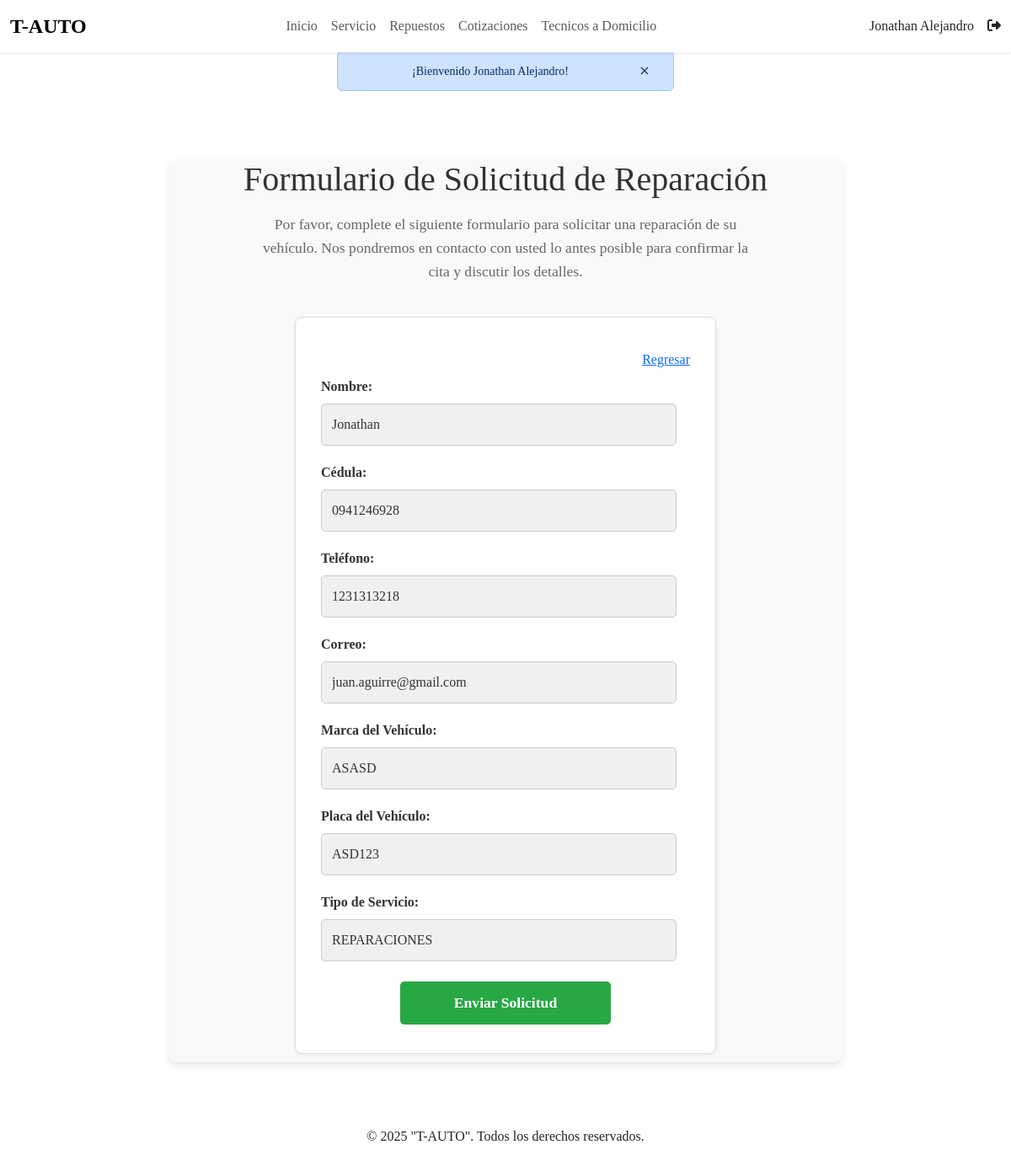
The page /index.php?c=servicios&f=view_edit&id=5 (signed in) on the database its author committed.
### tables this page shows
CREATE TABLE `registroservicio` (
  `id_Registro` int(11) UNSIGNED NOT NULL,
  `nombre` varchar(250) NOT NULL,
  `cedula` varchar(12) NOT NULL,
  `telefono` varchar(12) NOT NULL,
  `correo` varchar(250) NOT NULL,
  `marcaVehiculo` varchar(150) NOT NULL,
  `placaVehiculo` varchar(10) NOT NULL,
  `tipoServicio` enum('MANTENIMIENTO PREVENTIVO','REPARACIONES','SERVICIO TECNICO','') NOT NULL,
  `id_user` int(11) DEFAULT NULL,
  `id_tecnico` int(11) DEFAULT NULL,
  `estado` enum('EN ESPERA','EN PROCESO','TRABAJANDO','TERMINADO') NOT NULL DEFAULT 'EN ESPERA',
  `fechaCreacion` datetime NOT NULL,
  `fechaModificacion` datetime NOT NULL,
  `statusLogical` int(1) NOT NULL DEFAULT 1
);

### controller/ServiciosController.php (called while the page is built, shortened)
<?php
require_once 'model/dao/ServiciosDAO.php';
class ServiciosController
{
    private $model;
public function __construct()
{
    $this->model = new ServiciosDAO();
}
    public function view_edit()
    {
        $id = htmlentities($_GET['id']);
        $serv = $this->model->selectOne($id);
        require_once VSERVICIOS . "formulario.php";
    }
}
?>

### index.php (called while the page is built, shortened)
<?php
$funcion = (!empty($_REQUEST['f'])) ? htmlentities($_REQUEST['f']) : FUNCION_PRINCIPAL;
$cont = new $controlador();
$cont->$funcion();
?>

### config/Conexion.php (called while the page is built)
<?php
class Conexion {
    public static function getConexion() {
        $dsn = 'mysql:host=localhost;port=3306;dbname=' . DBNAME;
        $conexion = null;
        try {
            $conexion = new PDO($dsn, DBUSER, DBPASSWORD);
             $conexion->setAttribute(PDO::ATTR_ERRMODE, PDO::ERRMODE_EXCEPTION);
        } catch (Exception $e) {
            echo $e;
            die("error " . $e->getMessage());
        }
        return $conexion;
    }
}

### model/dao/ServiciosDAO.php (called while the page is built, shortened)
<?php
require_once 'config/Conexion.php';
class ServiciosDAO {
    private $con;
        public function __construct() {
            $this->con = Conexion::getConexion();
        }
    public function selectOne($id){
        try{
           $sql="select * from registroservicio where id_Registro=:id";
           $stmt = $this->con->prepare($sql);
           $stmt->bindParam(":id",$id, PDO::PARAM_INT);
           $stmt->execute();
           $res= $stmt->fetch(PDO::FETCH_ASSOC);
           return $res;
        }catch(PDOEXception $er){
            error_log("Error en selectOne de ServicioDAO ". $er->getMessage());
            return null;
        }
    }
    }
?>

### view/servicios/servicios.formulario.php (the view, shortened to what this page needs)
<div class="container-sm" style="margin-top: 65px;">
  <div class="container-sm" id="form-section">
    <div class="contenedor_solicitud">
      <h2>Formulario de Solicitud de Reparación</h2>
      <p>
        Por favor, complete el siguiente formulario para solicitar una
        reparación de su vehículo. Nos pondremos en contacto con usted lo
        antes posible para confirmar la cita y discutir los detalles.
      </p>
      <?php if(empty($id) || is_null($id)){?>
      <div class="contenedor_formulario">
        <form method="POST" action="index.php?c=servicios&f=newService" class="formulario">
          <input type="hidden" name="id_user" id="id_user" value="<?php echo htmlentities($id_user) ?>" />
          <div class="d-flex justify-content-end">
            <a class="my-2 d-block" href="index.php?c=servicios&f=formSearch">Regresar</a>
          </div>
          <label for="nombre">Nombre:</label>
          <input type="text" id="nombre" name="nombre" placeholder="Nombre" required>
          <label for="cedula">Cédula:</label>
          <input type="text" id="cedula" name="cedula" placeholder="0999999999" required>
          <label for="telefono">Teléfono:</label>
          <input type="text" id="telefono" name="telefono" placeholder="0999999999" required>
          <label for="correo">Correo:</label>
          <input type="email" id="correo" name="correo" placeholder="example@example.com" required>
          <label for="marca">Marca del Vehículo:</label>
          <input type="text" id="marca" name="marcaVehiculo" placeholder="FORD 150" required>
          <label for="placa">Placa del Vehículo:</label>
          <input type="text" id="placa" name="placaVehiculo" placeholder="ABC123" required>
          <label>Tipo de Servicio:</label>
          <select name="tipoServicio">
            <option value="NINGUNA" selected>Ninguna</option>
            <option value="MANTENIMIENTO PREVENTIVO">Mantenimiento Preventivo</option>
            <option value="REPARACIONES">Reparaciones</option>
            <option value="SERVICIO TECNICO">Servicio Técnico</option>
          </select>
          <button type="submit" class="enviar btn btn-primary d-block mx-auto my-1">
            Enviar Solicitud
          </button>
        </form>
      </div>
      <?php }else{?>
        <div class="contenedor_formulario">
        <form method="POST" action="index.php?c=servicios&f=edit" class="formulario">
          <div class="d-flex justify-content-end">
            <a class="my-2 d-block" href="index.php?c=servicios&f=formSearch">Regresar</a>
          </div>
          <label for="nombre">Nombre:</label>
          <input type="text" id="nombre" name="nombre" value="<?php echo $serv["nombre"] ?>"
            placeholder="Nombre" required>
          <label for="cedula">Cédula:</label>
          <input type="text" id="cedula" name="cedula" value="<?php echo $serv["cedula"] ?>"
            placeholder="0999999999" required>
          <label for="telefono">Teléfono:</label>
          <input type="text" id="telefono" name="telefono" value="<?php echo $serv["telefono"] ?>"
            placeholder="0999999999" required>
          <label for="correo">Correo:</label>
          <input type="email" id="correo" name="correo" value="<?php echo $serv["correo"] ?>"
            placeholder="example@example.com" required>
          <label for="marca">Marca del Vehículo:</label>
          <input type="text" id="marca" name="marcaVehiculo" value="<?php echo $serv["marcaVehiculo"] ?>"
            placeholder="FORD 150" required>
          <label for="placa">Placa del Vehículo:</label>
          <input type="text" id="placa" name="placaVehiculo" value="<?php echo $serv["placaVehiculo"] ?>"
            placeholder="ABC123" required>
          <label for="tipoServicio">Tipo de Servicio:</label>
          <input type="text" id="tipoServicio" name="tipoServicio" value="<?php echo $serv["tipoServicio"]?>"
          readonly>
          <button type="submit" class="enviar btn btn-primary d-block mx-auto my-1">
            Enviar Solicitud
          </button>
        </form>
      </div>
       <?php } ?>
    </div>
  </div>
</div>

### assets/css/styles.css (style rules this page uses)
* { margin: 0; padding: 0; box-sizing: border-box; font-family: 'Times New Roman', Times, serif; }
.btn-primary { background-color: #3e6ae1; border: 1px solid #aaa; color: white; margin-right: 20px; }
#form-section { max-width: 800px; margin-top: 10px; margin-bottom: 10px; background-color: #f8f9fa; border-radius: 10px; box-shadow: 0 4px 8px rgba(0, 0, 0, 0.1); text-align: center; }
.contenedor_solicitud { display: flex; flex-direction: column; align-items: center; margin-top: 10px; margin-bottom: 10px; }
.contenedor_solicitud h2 { font-size: 2.5rem; color: #333; margin-bottom: 15px; text-align: center; }
.contenedor_solicitud p { font-size: 1.1rem; color: #666; margin-bottom: 30px; line-height: 1.6; max-width: 600px; text-align: center; }
.contenedor_formulario { width: 100%; max-width: 500px; }
.formulario { text-align: left; padding: 30px; border: 1px solid #ddd; margin-top:10px; margin-bottom:10px; border-radius: 8px; background-color: #fff; box-shadow: 0 2px 5px rgba(0, 0, 0, 0.05); }
.formulario label { display: block; margin-bottom: 8px; font-weight: bold; color: #333; font-size: 1rem; }
.formulario input[type="text"], .formulario input[type="email"] { width: calc(100% - 16px); padding: 12px; margin-bottom: 20px; border-radius: 5px; border: 1px solid #ccc; background-color: #f0f0f0; color: #333; font-size: 1rem; transition: border-color 0.3s ease, box-shadow 0.3s ease; }
.formulario .enviar { background-color: #28a745; color: white; padding: 12px 25px; border: none; border-radius: 5px; font-weight: bold; font-size: 1.1rem; width: 100%; max-width: 250px; display: block; margin: 20px auto 0 auto; cursor: pointer; transition: background-color 0.3s ease, transform 0.2s ease; }
.container-sm { margin-top: 40px; margin-bottom: 60px; }
.btn { padding: 7px 12px; font-size: 0.7 rem; font-weight: 600; border-radius: 6px; cursor: pointer; text-decoration: none; display: inline-flex; align-items: center; gap: 6px; border: none; transition: background-color 0.3s ease, transform 0.2s ease, box-shadow 0.3s ease; white-space: nowrap; box-shadow: 0 1px 3px rgba(0, 0, 0, 0.1); }

### rows shown on the page
registroservicio: nombre "Jonathan", cedula "0941246928", telefono "1231313218", correo "juan.aguirre@gmail.com", marcaVehiculo "ASASD", placaVehiculo "ASD123", tipoServicio "REPARACIONES"

### other values the page prints
$_SESSION['nombre'] "Jonathan Alejandro"
$_SESSION['mensaje'] "¡Bienvenido Jonathan Alejandro!"
